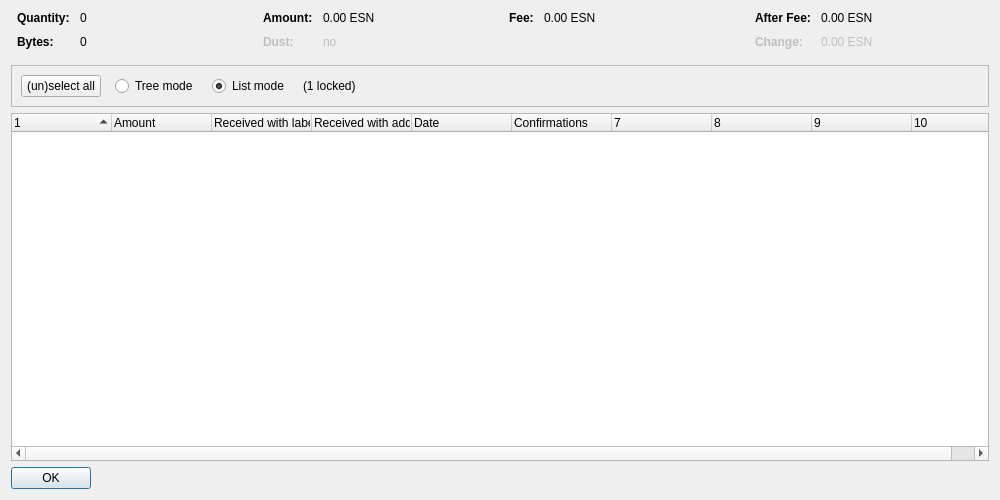
<?xml version="1.0" encoding="UTF-8"?>
<ui version="4.0">
 <class>CoinControlDialog</class>
 <widget class="QDialog" name="CoinControlDialog">
  <property name="geometry">
   <rect>
    <x>0</x>
    <y>0</y>
    <width>1000</width>
    <height>500</height>
   </rect>
  </property>
  <property name="windowTitle">
   <string>Coin Selection</string>
  </property>
  <layout class="QVBoxLayout" name="verticalLayout">
   <item>
    <layout class="QHBoxLayout" name="horizontalLayoutTop" stretch="0,0,0,0">
     <property name="topMargin">
      <number>0</number>
     </property>
     <property name="bottomMargin">
      <number>10</number>
     </property>
     <item>
      <layout class="QFormLayout" name="formLayoutCoinControl1">
       <property name="horizontalSpacing">
        <number>10</number>
       </property>
       <property name="verticalSpacing">
        <number>10</number>
       </property>
       <property name="leftMargin">
        <number>6</number>
       </property>
       <property name="rightMargin">
        <number>6</number>
       </property>
       <item row="0" column="0">
        <widget class="QLabel" name="labelCoinControlQuantityText">
         <property name="font">
          <font>
           <weight>75</weight>
           <bold>true</bold>
          </font>
         </property>
         <property name="text">
          <string>Quantity:</string>
         </property>
        </widget>
       </item>
       <item row="0" column="1">
        <widget class="QLabel" name="labelCoinControlQuantity">
         <property name="cursor">
          <cursorShape>IBeamCursor</cursorShape>
         </property>
         <property name="contextMenuPolicy">
          <enum>Qt::ActionsContextMenu</enum>
         </property>
         <property name="text">
          <string notr="true">0</string>
         </property>
         <property name="textInteractionFlags">
          <set>Qt::LinksAccessibleByMouse|Qt::TextSelectableByKeyboard|Qt::TextSelectableByMouse</set>
         </property>
        </widget>
       </item>
       <item row="1" column="0">
        <widget class="QLabel" name="labelCoinControlBytesText">
         <property name="font">
          <font>
           <weight>75</weight>
           <bold>true</bold>
          </font>
         </property>
         <property name="text">
          <string>Bytes:</string>
         </property>
        </widget>
       </item>
       <item row="1" column="1">
        <widget class="QLabel" name="labelCoinControlBytes">
         <property name="cursor">
          <cursorShape>IBeamCursor</cursorShape>
         </property>
         <property name="contextMenuPolicy">
          <enum>Qt::ActionsContextMenu</enum>
         </property>
         <property name="text">
          <string notr="true">0</string>
         </property>
         <property name="textInteractionFlags">
          <set>Qt::LinksAccessibleByMouse|Qt::TextSelectableByKeyboard|Qt::TextSelectableByMouse</set>
         </property>
        </widget>
       </item>
      </layout>
     </item>
     <item>
      <layout class="QFormLayout" name="formLayoutCoinControl2">
       <property name="horizontalSpacing">
        <number>10</number>
       </property>
       <property name="verticalSpacing">
        <number>10</number>
       </property>
       <property name="leftMargin">
        <number>6</number>
       </property>
       <property name="rightMargin">
        <number>6</number>
       </property>
       <item row="0" column="0">
        <widget class="QLabel" name="labelCoinControlAmountText">
         <property name="font">
          <font>
           <weight>75</weight>
           <bold>true</bold>
          </font>
         </property>
         <property name="text">
          <string>Amount:</string>
         </property>
        </widget>
       </item>
       <item row="0" column="1">
        <widget class="QLabel" name="labelCoinControlAmount">
         <property name="cursor">
          <cursorShape>IBeamCursor</cursorShape>
         </property>
         <property name="contextMenuPolicy">
          <enum>Qt::ActionsContextMenu</enum>
         </property>
         <property name="text">
          <string notr="true">0.00 ESN</string>
         </property>
         <property name="textInteractionFlags">
          <set>Qt::LinksAccessibleByMouse|Qt::TextSelectableByKeyboard|Qt::TextSelectableByMouse</set>
         </property>
        </widget>
       </item>
       <item row="1" column="0">
        <widget class="QLabel" name="labelCoinControlLowOutputText">
         <property name="enabled">
          <bool>false</bool>
         </property>
         <property name="font">
          <font>
           <weight>75</weight>
           <bold>true</bold>
          </font>
         </property>
         <property name="text">
          <string>Dust:</string>
         </property>
        </widget>
       </item>
       <item row="1" column="1">
        <widget class="QLabel" name="labelCoinControlLowOutput">
         <property name="enabled">
          <bool>false</bool>
         </property>
         <property name="cursor">
          <cursorShape>IBeamCursor</cursorShape>
         </property>
         <property name="contextMenuPolicy">
          <enum>Qt::ActionsContextMenu</enum>
         </property>
         <property name="text">
          <string notr="true">no</string>
         </property>
         <property name="textInteractionFlags">
          <set>Qt::LinksAccessibleByMouse|Qt::TextSelectableByKeyboard|Qt::TextSelectableByMouse</set>
         </property>
        </widget>
       </item>
      </layout>
     </item>
     <item>
      <layout class="QFormLayout" name="formLayoutCoinControl3">
       <property name="horizontalSpacing">
        <number>10</number>
       </property>
       <property name="verticalSpacing">
        <number>10</number>
       </property>
       <property name="leftMargin">
        <number>6</number>
       </property>
       <property name="rightMargin">
        <number>6</number>
       </property>
       <item row="0" column="0">
        <widget class="QLabel" name="labelCoinControlFeeText">
         <property name="font">
          <font>
           <weight>75</weight>
           <bold>true</bold>
          </font>
         </property>
         <property name="text">
          <string>Fee:</string>
         </property>
        </widget>
       </item>
       <item row="0" column="1">
        <widget class="QLabel" name="labelCoinControlFee">
         <property name="cursor">
          <cursorShape>IBeamCursor</cursorShape>
         </property>
         <property name="contextMenuPolicy">
          <enum>Qt::ActionsContextMenu</enum>
         </property>
         <property name="text">
          <string notr="true">0.00 ESN</string>
         </property>
         <property name="textInteractionFlags">
          <set>Qt::LinksAccessibleByMouse|Qt::TextSelectableByKeyboard|Qt::TextSelectableByMouse</set>
         </property>
        </widget>
       </item>
      </layout>
     </item>
     <item>
      <layout class="QFormLayout" name="formLayoutCoinControl4">
       <property name="horizontalSpacing">
        <number>10</number>
       </property>
       <property name="verticalSpacing">
        <number>10</number>
       </property>
       <property name="leftMargin">
        <number>6</number>
       </property>
       <property name="rightMargin">
        <number>6</number>
       </property>
       <item row="0" column="0">
        <widget class="QLabel" name="labelCoinControlAfterFeeText">
         <property name="font">
          <font>
           <weight>75</weight>
           <bold>true</bold>
          </font>
         </property>
         <property name="text">
          <string>After Fee:</string>
         </property>
        </widget>
       </item>
       <item row="0" column="1">
        <widget class="QLabel" name="labelCoinControlAfterFee">
         <property name="cursor">
          <cursorShape>IBeamCursor</cursorShape>
         </property>
         <property name="contextMenuPolicy">
          <enum>Qt::ActionsContextMenu</enum>
         </property>
         <property name="text">
          <string notr="true">0.00 ESN</string>
         </property>
         <property name="textInteractionFlags">
          <set>Qt::LinksAccessibleByMouse|Qt::TextSelectableByKeyboard|Qt::TextSelectableByMouse</set>
         </property>
        </widget>
       </item>
       <item row="1" column="0">
        <widget class="QLabel" name="labelCoinControlChangeText">
         <property name="enabled">
          <bool>false</bool>
         </property>
         <property name="font">
          <font>
           <weight>75</weight>
           <bold>true</bold>
          </font>
         </property>
         <property name="text">
          <string>Change:</string>
         </property>
        </widget>
       </item>
       <item row="1" column="1">
        <widget class="QLabel" name="labelCoinControlChange">
         <property name="enabled">
          <bool>false</bool>
         </property>
         <property name="cursor">
          <cursorShape>IBeamCursor</cursorShape>
         </property>
         <property name="contextMenuPolicy">
          <enum>Qt::ActionsContextMenu</enum>
         </property>
         <property name="text">
          <string notr="true">0.00 ESN</string>
         </property>
         <property name="textInteractionFlags">
          <set>Qt::LinksAccessibleByMouse|Qt::TextSelectableByKeyboard|Qt::TextSelectableByMouse</set>
         </property>
        </widget>
       </item>
      </layout>
     </item>
    </layout>
   </item>
   <item>
    <widget class="QFrame" name="frame">
     <property name="minimumSize">
      <size>
       <width>0</width>
       <height>40</height>
      </size>
     </property>
     <property name="frameShape">
      <enum>QFrame::StyledPanel</enum>
     </property>
     <property name="frameShadow">
      <enum>QFrame::Sunken</enum>
     </property>
     <layout class="QHBoxLayout" name="horizontalLayout">
      <item>
       <layout class="QHBoxLayout" name="horizontalLayoutPanel" stretch="0,0,0,0,0">
        <property name="spacing">
         <number>14</number>
        </property>
        <item>
         <widget class="QPushButton" name="pushButtonSelectAll">
          <property name="sizePolicy">
           <sizepolicy hsizetype="Maximum" vsizetype="Fixed">
            <horstretch>0</horstretch>
            <verstretch>0</verstretch>
           </sizepolicy>
          </property>
          <property name="text">
           <string>(un)select all</string>
          </property>
          <property name="autoDefault">
           <bool>false</bool>
          </property>
         </widget>
        </item>
        <item>
         <widget class="QRadioButton" name="radioTreeMode">
          <property name="sizePolicy">
           <sizepolicy hsizetype="Maximum" vsizetype="Fixed">
            <horstretch>0</horstretch>
            <verstretch>0</verstretch>
           </sizepolicy>
          </property>
          <property name="text">
           <string>Tree mode</string>
          </property>
         </widget>
        </item>
        <item>
         <widget class="QRadioButton" name="radioListMode">
          <property name="sizePolicy">
           <sizepolicy hsizetype="Maximum" vsizetype="Fixed">
            <horstretch>0</horstretch>
            <verstretch>0</verstretch>
           </sizepolicy>
          </property>
          <property name="text">
           <string>List mode</string>
          </property>
          <property name="checked">
           <bool>true</bool>
          </property>
         </widget>
        </item>
        <item>
         <widget class="QLabel" name="labelLocked">
          <property name="text">
           <string notr="true">(1 locked)</string>
          </property>
         </widget>
        </item>
        <item>
         <spacer name="horizontalSpacer">
          <property name="orientation">
           <enum>Qt::Horizontal</enum>
          </property>
          <property name="sizeHint" stdset="0">
           <size>
            <width>40</width>
            <height>20</height>
           </size>
          </property>
         </spacer>
        </item>
       </layout>
      </item>
     </layout>
    </widget>
   </item>
   <item>
    <widget class="CoinControlTreeWidget" name="treeWidget">
     <property name="contextMenuPolicy">
      <enum>Qt::CustomContextMenu</enum>
     </property>
     <property name="sortingEnabled">
      <bool>false</bool>
     </property>
     <property name="columnCount">
      <number>10</number>
     </property>
     <attribute name="headerShowSortIndicator" stdset="0">
      <bool>true</bool>
     </attribute>
     <attribute name="headerStretchLastSection">
      <bool>false</bool>
     </attribute>
     <column>
      <property name="text">
       <string/>
      </property>
     </column>
     <column>
      <property name="text">
       <string>Amount</string>
      </property>
     </column>
     <column>
      <property name="text">
       <string>Received with label</string>
      </property>
     </column>
     <column>
      <property name="text">
       <string>Received with address</string>
      </property>
     </column>
     <column>
      <property name="text">
       <string>Date</string>
      </property>
     </column>
     <column>
      <property name="text">
       <string>Confirmations</string>
      </property>
      <property name="toolTip">
       <string>Confirmed</string>
      </property>
     </column>
     <column>
      <property name="text">
       <string/>
      </property>
     </column>
     <column>
      <property name="text">
       <string/>
      </property>
     </column>
     <column>
      <property name="text">
       <string/>
      </property>
     </column>
     <column>
      <property name="text">
       <string/>
      </property>
     </column>
    </widget>
   </item>
   <item>
    <widget class="QDialogButtonBox" name="buttonBox">
     <property name="sizePolicy">
      <sizepolicy hsizetype="Maximum" vsizetype="Fixed">
       <horstretch>0</horstretch>
       <verstretch>0</verstretch>
      </sizepolicy>
     </property>
     <property name="orientation">
      <enum>Qt::Horizontal</enum>
     </property>
     <property name="standardButtons">
      <set>QDialogButtonBox::Ok</set>
     </property>
    </widget>
   </item>
  </layout>
 </widget>
 <customwidgets>
  <customwidget>
   <class>CoinControlTreeWidget</class>
   <extends>QTreeWidget</extends>
   <header>qt/coincontroltreewidget.h</header>
  </customwidget>
 </customwidgets>
 <resources/>
 <connections/>
</ui>
